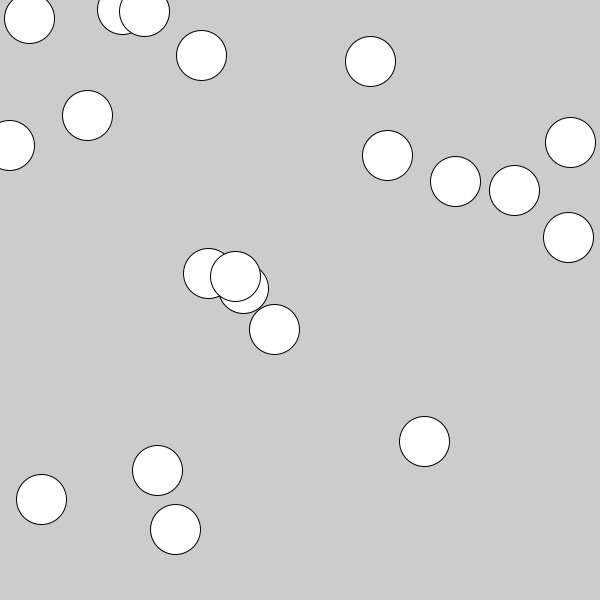
Frame 1 (no input)
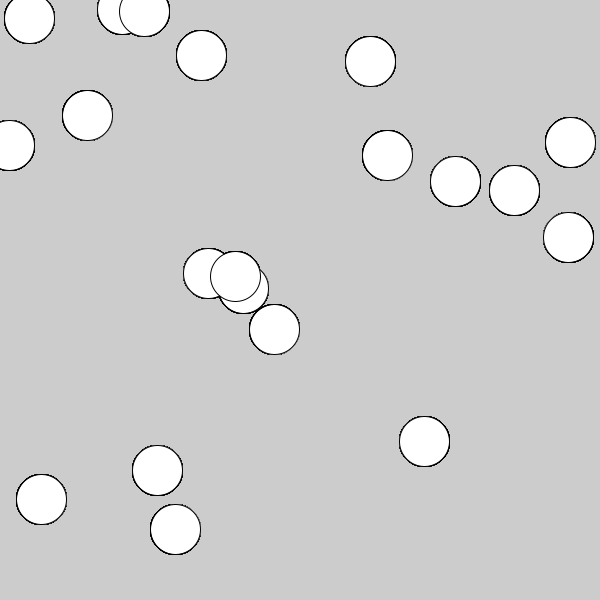
Frame 60 (the mouse pressed at the canvas centre just before this capture)
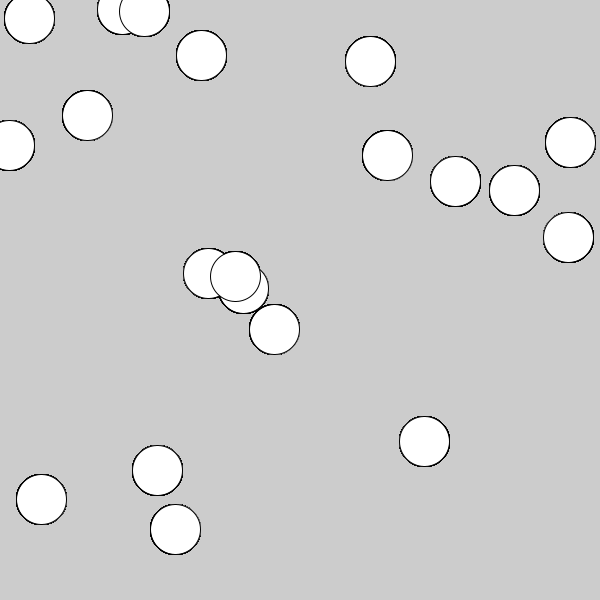
Frame 120 (the mouse held since frame 60 and released just before this capture)

The Processing sketch that drew these frames (run headless with seeded random() and noise(); from frame 60 on, the mouse is pressed at the canvas centre):

// Processing sketch: ClassArrays
// ── ClassArrays.pde
//DECLARE
Ball[] ballCollection = new Ball[20];

void setup() {
  size(600, 600);
  
  for (int i = 0; i < 20; i++) {
    ballCollection[i] = new Ball(random(width), random(height));
  }
  
}

void draw() {
  fill(0);
  
  for (Ball i : ballCollection) { 
    i.display();
  }
}
// ── Ball.pde
class Ball {
  //INIT
  float x;
  float y;

  //OBJECTS
  Ball(float _x, float _y) {
    //DECLARE
    x = _x;
    y = _y;
  }

  //FUNCTIONS
  void display() {
    fill(255);
    ellipse(x, y, 50, 50);
  }
}
